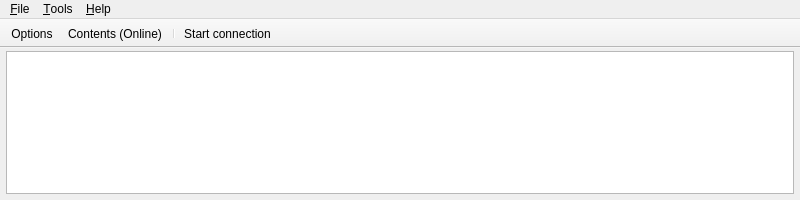
<?xml version="1.0" encoding="UTF-8"?>
<ui version="4.0">
 <class>MainWindow</class>
 <widget class="QMainWindow" name="MainWindow">
  <property name="geometry">
   <rect>
    <x>0</x>
    <y>0</y>
    <width>800</width>
    <height>200</height>
   </rect>
  </property>
  <property name="windowTitle">
   <string>Little Navconnect</string>
  </property>
  <widget class="QWidget" name="centralWidget">
   <layout class="QVBoxLayout" name="verticalLayout">
    <property name="leftMargin">
     <number>6</number>
    </property>
    <property name="topMargin">
     <number>3</number>
    </property>
    <property name="rightMargin">
     <number>6</number>
    </property>
    <property name="bottomMargin">
     <number>6</number>
    </property>
    <item>
     <widget class="QTextEdit" name="textEdit">
      <property name="readOnly">
       <bool>true</bool>
      </property>
     </widget>
    </item>
   </layout>
  </widget>
  <widget class="QMenuBar" name="menuBar">
   <property name="geometry">
    <rect>
     <x>0</x>
     <y>0</y>
     <width>800</width>
     <height>21</height>
    </rect>
   </property>
   <widget class="QMenu" name="menuFile">
    <property name="title">
     <string>&amp;File</string>
    </property>
    <addaction name="actionQuit"/>
   </widget>
   <widget class="QMenu" name="menuHelp">
    <property name="title">
     <string>&amp;Help</string>
    </property>
    <addaction name="actionContents"/>
    <addaction name="actionContentsOffline"/>
    <addaction name="actionAbout"/>
    <addaction name="separator"/>
    <addaction name="actionAboutQt"/>
   </widget>
   <widget class="QMenu" name="menuTools">
    <property name="title">
     <string>&amp;Tools</string>
    </property>
    <addaction name="actionResetMessages"/>
    <addaction name="actionOptions"/>
   </widget>
   <addaction name="menuFile"/>
   <addaction name="menuTools"/>
   <addaction name="menuHelp"/>
  </widget>
  <widget class="QToolBar" name="toolBar">
   <property name="windowTitle">
    <string>Toolbar</string>
   </property>
   <property name="movable">
    <bool>false</bool>
   </property>
   <property name="floatable">
    <bool>false</bool>
   </property>
   <attribute name="toolBarArea">
    <enum>TopToolBarArea</enum>
   </attribute>
   <attribute name="toolBarBreak">
    <bool>false</bool>
   </attribute>
   <addaction name="actionOptions"/>
   <addaction name="actionContents"/>
   <addaction name="separator"/>
   <addaction name="actionConnectFlightgear"/>
  </widget>
  <action name="actionQuit">
   <property name="icon">
    <iconset>
     <normaloff>:/littlenavconnect/resources/icons/application-exit.svg</normaloff>:/littlenavconnect/resources/icons/application-exit.svg</iconset>
   </property>
   <property name="text">
    <string>&amp;Quit</string>
   </property>
   <property name="shortcut">
    <string>Ctrl+Q</string>
   </property>
  </action>
  <action name="actionAbout">
   <property name="icon">
    <iconset>
     <normaloff>:/littlenavconnect/resources/icons/navconnect.svg</normaloff>:/littlenavconnect/resources/icons/navconnect.svg</iconset>
   </property>
   <property name="text">
    <string>&amp;About Little FGconnect</string>
   </property>
  </action>
  <action name="actionAboutQt">
   <property name="icon">
    <iconset>
     <normaloff>:/littlenavconnect/resources/icons/qticon.png</normaloff>:/littlenavconnect/resources/icons/qticon.png</iconset>
   </property>
   <property name="text">
    <string>About &amp;Qt</string>
   </property>
  </action>
  <action name="actionContents">
   <property name="icon">
    <iconset>
     <normaloff>:/littlenavconnect/resources/icons/help.svg</normaloff>:/littlenavconnect/resources/icons/help.svg</iconset>
   </property>
   <property name="text">
    <string>&amp;Contents (Online)</string>
   </property>
  </action>
  <action name="actionResetMessages">
   <property name="text">
    <string>&amp;Reset Messages</string>
   </property>
  </action>
  <action name="actionOptions">
   <property name="icon">
    <iconset>
     <normaloff>:/littlenavconnect/resources/icons/settings.svg</normaloff>:/littlenavconnect/resources/icons/settings.svg</iconset>
   </property>
   <property name="text">
    <string>&amp;Options</string>
   </property>
  </action>
  <action name="actionContentsOffline">
   <property name="icon">
    <iconset>
     <normaloff>:/littlenavconnect/resources/icons/help.svg</normaloff>:/littlenavconnect/resources/icons/help.svg</iconset>
   </property>
   <property name="text">
    <string>&amp;Contents (Offline, PDF)</string>
   </property>
  </action>
  <action name="actionConnectFlightgear">
   <property name="checkable">
    <bool>true</bool>
   </property>
   <property name="checked">
    <bool>false</bool>
   </property>
   <property name="text">
    <string>Start connection</string>
   </property>
   <property name="toolTip">
    <string>Open connection and wait for data from the FlightGear</string>
   </property>
   <property name="shortcut">
    <string>Ctrl+Shift+X</string>
   </property>
  </action>
 </widget>
 <layoutdefault spacing="6" margin="11"/>
 <resources/>
 <connections/>
</ui>
